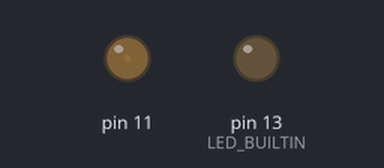
A sketch run on a simulated Arduino Uno, built with avr-gcc and run on an emulated ATmega328P. Parts: output pins drawn as LEDs (lit = HIGH).

Above: at 0.05 s.
At 2.35 s:
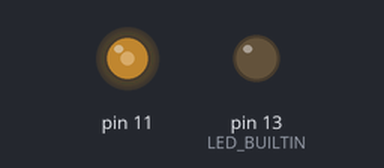
At 4.65 s:
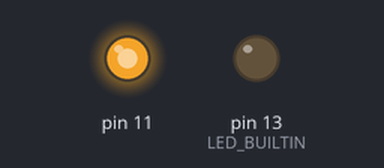
At 9.25 s:
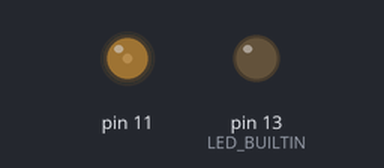
Timing chart, 0 to 13.3 s (numbered marks = the images above):
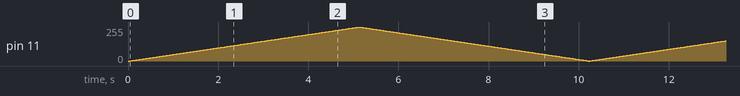

The sketch:

Increasing_Decreasing_LED.ino
```cpp
void setup() {
  pinMode(LED_BUILTIN, OUTPUT);
  pinMode(11, OUTPUT);


  // put your setup code here, to run once:

}

void loop() {
  for(int i = 0;i<255;i++){
    delay(20);
    analogWrite(11, i);
  }
  for(int i = 255; i > 0; i--){
    delay(20);
    analogWrite(11, i);
  }
  analogWrite(11, 0);


  // put your main code here, to run repeatedly:

}
```
